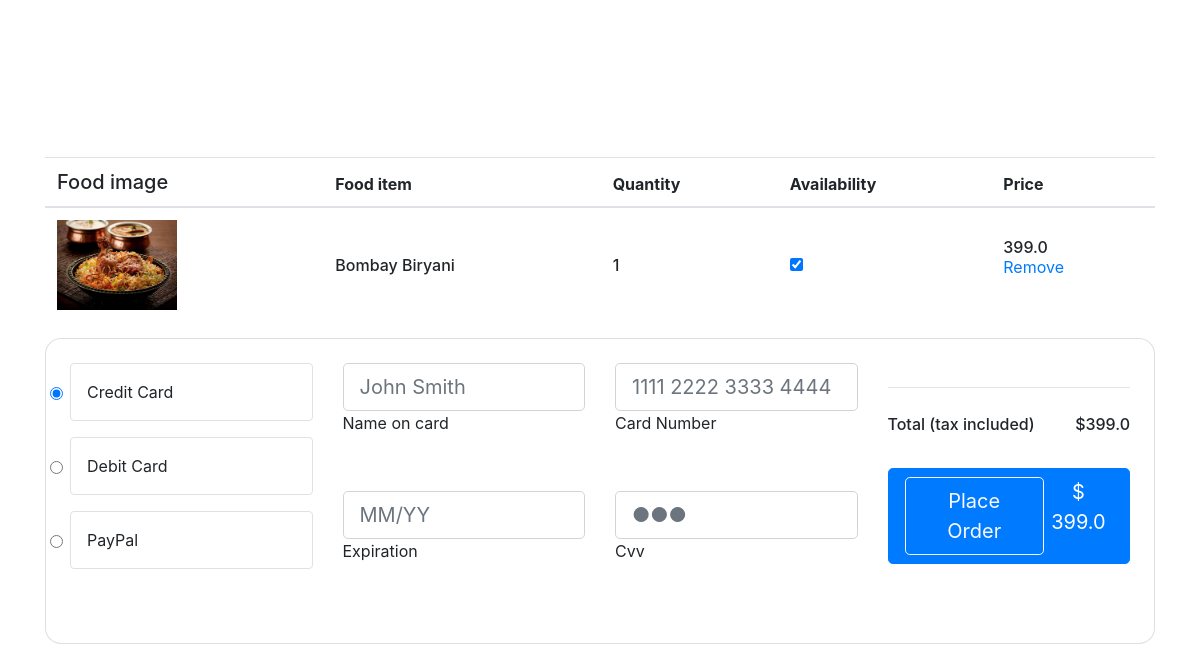
Page /orders/19 on the committed database.
### tomato/models.py (models this page shows, shortened)
class CartItem(models.Model):
	menu= models.ForeignKey(Menu, on_delete=models.CASCADE)
	quantity = models.PositiveIntegerField(default=0)
	user = models.ForeignKey(User, on_delete=models.CASCADE)
	date_added = models.DateTimeField(auto_now_add=True)

class Menu(models.Model):
    menu_id=models.IntegerField(primary_key=True)
    restaurent=models.ForeignKey(Restaurent,on_delete=models.CASCADE)
    item_name=models.CharField(max_length=30)
    item_price=models.FloatField()
    item_description=models.CharField(max_length=100)
    item_image=models.ImageField(upload_to='menu_images/')
    item_category=models.CharField(max_length=30)
    is_available=models.BooleanField()
    quantity = models.PositiveIntegerField(default=1)

### tomato/views.py (the view)
# urls.py: path('orders/<int:id>',orders,name='order'),
def orders(request,id):
    data=CartItem.objects.filter(menu_id=id)
    total_price = sum(item.menu.item_price * item.quantity for item in data)
    return render(request,'order.html',{'data':data ,'total_price': total_price})

### template/order.html (shortened to what this page needs)
{% load bootstrap4 %}
{% bootstrap_css %}
<!DOCTYPE html>
<html lang="en">
<head>
</head>
<body>
    <section class="h-100 h-custom">
        <div class="container h-100 py-5">
          <div class="row d-flex justify-content-center align-items-center h-100">
            <div class="col">
              <div class="table-responsive">
                <table class="table">
                  <thead>
                    {% for i in data %}
                    <tr>
                      <th scope="col" class="h5">Food image</th>
                      <th scope="col">Food item</th>
                      <th scope="col">Quantity</th>
                      <th scope="col">Availability</th>
                      <th scope="col">Price</th>
                    </tr>
                  </thead>
                  <tbody>
                    <tr>
                      <th scope="row">
                        <div class="d-flex align-items-center">
                          <img src="{{ i.menu.item_image.url }}" class="img-fluid rounded-3"
                            style="width: 120px;" alt="Book">
                        </div>
                      </th>
                      <td class="align-middle">
                        <p class="mb-0" style="font-weight: 500;">{{ i.menu.item_name }}</p>
                      </td>
                      <td class="align-middle">
                        <p class="mb-0" style="font-weight: 500;">{{ i.menu.quantity }}</p>
                      </td>
                      <td class="align-middle">
                        <input type="checkbox" name="" id="" checked="{{ i.is_available }}" >
                      </td>
                      <td class="align-middle">
                        <p class="mb-0" style="font-weight: 500;">{{ i.menu.item_price }}</p>
                        <p><a href="{% url 'tomato:remove_from_cart' i.menu_id %}"> Remove</a></p>
                      </td>
                    </tr>
                    {% endfor %}
                  </tbody>
                </table>
              </div>
              <div class="card shadow-2-strong mb-5 mb-lg-0" style="border-radius: 16px;">
                <div class="card-body p-4">
                  <div class="row">
                    <div class="col-md-6 col-lg-4 col-xl-3 mb-4 mb-md-0">
                      <form>
                        <div class="d-flex flex-row pb-3">
                          <div class="d-flex align-items-center pe-2">
                            <input class="form-check-input" type="radio" name="radioNoLabel" id="radioNoLabel1v"
                              value="" aria-label="..." checked />
                          </div>
                          <div class="rounded border w-100 p-3">
                            <p class="d-flex align-items-center mb-0">
                              Credit
                              Card
                            </p>
                          </div>
                        </div>
                        <div class="d-flex flex-row pb-3">
                          <div class="d-flex align-items-center pe-2">
                            <input class="form-check-input" type="radio" name="radioNoLabel" id="radioNoLabel2v"
                              value="" aria-label="..." />
                          </div>
                          <div class="rounded border w-100 p-3">
                            <p class="d-flex align-items-center mb-0">
                              Debit Card
                            </p>
                          </div>
                        </div>
                        <div class="d-flex flex-row">
                          <div class="d-flex align-items-center pe-2">
                            <input class="form-check-input" type="radio" name="radioNoLabel" id="radioNoLabel3v"
                              value="" aria-label="..." />
                          </div>
                          <div class="rounded border w-100 p-3">
                            <p class="d-flex align-items-center mb-0">
                              PayPal
                            </p>
                          </div>
                        </div>
                      </form>
                    </div>
                    <div class="col-md-6 col-lg-4 col-xl-6">
                      <div class="row">
                        <div class="col-12 col-xl-6">
                          <div data-mdb-input-init class="form-outline mb-4 mb-xl-5">
                            <input type="text" id="typeName" class="form-control form-control-lg" siez="17"
                              placeholder="John Smith" />
                            <label class="form-label" for="typeName">Name on card</label>
                          </div>
                          <div data-mdb-input-init class="form-outline mb-4 mb-xl-5">
                            <input type="text" id="typeExp" class="form-control form-control-lg" placeholder="MM/YY"
                              size="7" id="exp" minlength="7" maxlength="7" />
                            <label class="form-label" for="typeExp">Expiration</label>
                          </div>
                        </div>
                        <div class="col-12 col-xl-6">
                          <div data-mdb-input-init class="form-outline mb-4 mb-xl-5">
                            <input type="text" id="typeText" class="form-control form-control-lg" siez="17"
                              placeholder="1111 2222 3333 4444" minlength="19" maxlength="19" />
                            <label class="form-label" for="typeText">Card Number</label>
                          </div>
                          <div data-mdb-input-init class="form-outline mb-4 mb-xl-5">
                            <input type="password" id="typeText" class="form-control form-control-lg"
                              placeholder="&#9679;&#9679;&#9679;" size="1" minlength="3" maxlength="3" />
                            <label class="form-label" for="typeText">Cvv</label>
                          </div>
                        </div>
                      </div>
                    </div>
                    <div class="col-lg-4 col-xl-3">
                      <hr class="my-4">
                      <div class="d-flex justify-content-between mb-4" style="font-weight: 500;">
                        <p class="mb-2">Total (tax included)</p>
                        <p class="mb-2">${{ total_price }}</p>
                      </div>
                      <button  type="button" data-mdb-button-init data-mdb-ripple-init class="btn btn-primary btn-block btn-lg">
                        <div class="d-flex justify-content-between">
                            <a data-mdb-ripple-init class="btn btn-outline-light btn-lg" href="{% url 'tomato:succ' %}" role="button">Place Order</a>
                          <span>$ {{ total_price }}</span>
                        </div>
                      </button>
                    </div>
                  </div>
                </div>
              </div>
            </div>
          </div>
        </div>
      </section>
</body>
</html>

### template/order.html (style rules this page uses)
@media (min-width: 1025px) { .h-custom { height: 100vh !important; } }

### rows in the picture
CartItem: menu.item_image (picture), menu.item_name "Bombay Biryani", menu.quantity "1", menu.item_price "399.0"

### other values in the picture
{{ total_price }} "399.0"
